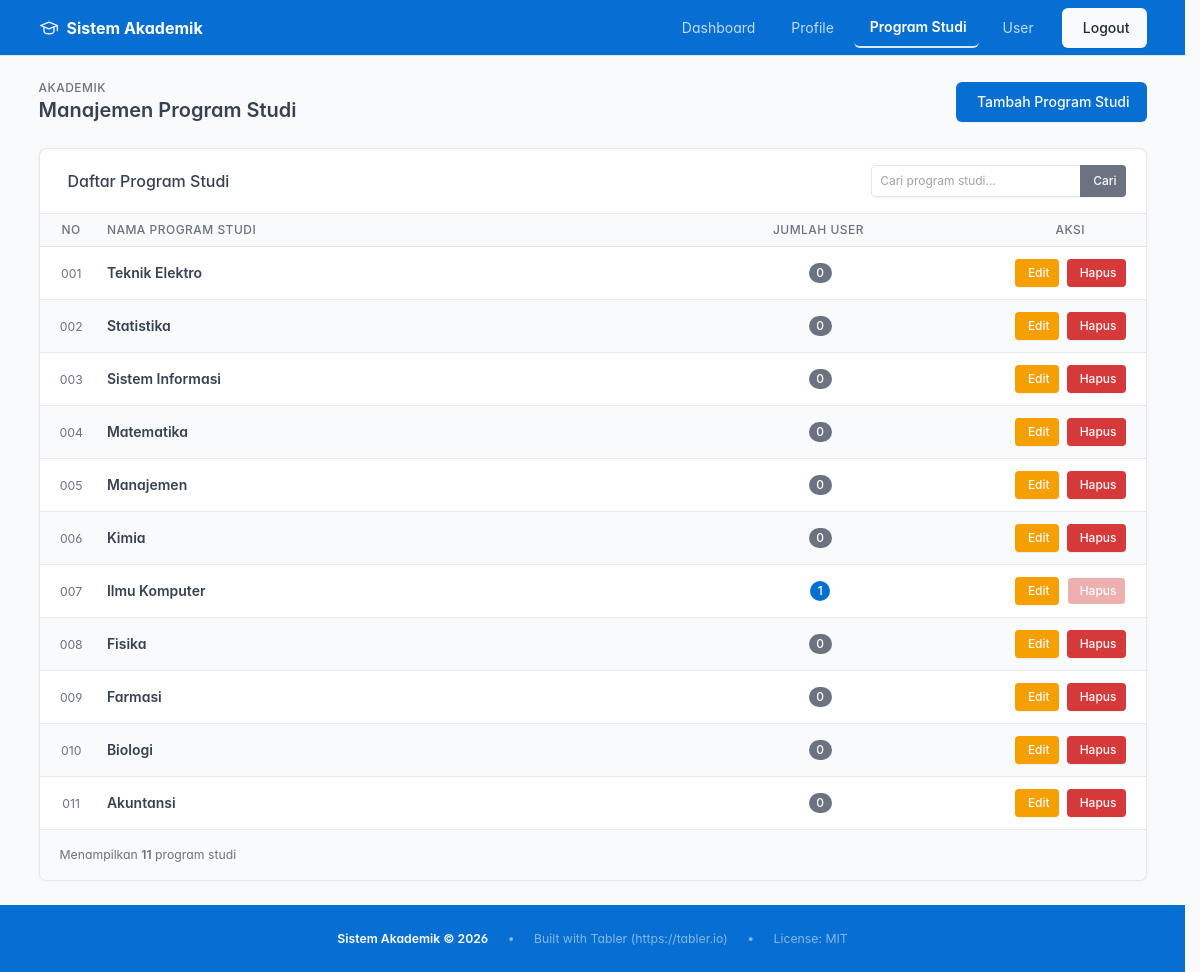
Page /program_studi.php?sort=nama_desc (signed in) on the committed database.
### tables this page shows
CREATE TABLE `prodi_tbl` (
  `prodi_id` int(30) NOT NULL,
  `nama_prodi` varchar(100) NOT NULL
);

### program_studi.php (the view, shortened to what this page needs)
<?php
$pdo = getDBConnection();
$search = trim($_GET['q'] ?? '');
$sort = $_GET['sort'] ?? 'nama_asc';
$orderClause = match ($sort) {
    'nama_desc' => 'p.nama_prodi DESC',
    'jumlah_asc' => 'jumlah_user ASC, p.nama_prodi ASC',
    'jumlah_desc' => 'jumlah_user DESC, p.nama_prodi ASC',
    default => 'p.nama_prodi ASC',
};
if ($search !== '') {
    $stmt = $pdo->prepare("
        SELECT p.prodi_id, p.nama_prodi, COUNT(u.userid) as jumlah_user
        FROM prodi_tbl p
        LEFT JOIN user_tbl u ON p.prodi_id = u.prodi_id
        WHERE p.nama_prodi LIKE ?
        GROUP BY p.prodi_id, p.nama_prodi
        ORDER BY $orderClause
    ");
    $stmt->execute(["%$search%"]);
} else {
    $stmt = $pdo->query("
        SELECT p.prodi_id, p.nama_prodi, COUNT(u.userid) as jumlah_user
        FROM prodi_tbl p
        LEFT JOIN user_tbl u ON p.prodi_id = u.prodi_id
        GROUP BY p.prodi_id, p.nama_prodi
        ORDER BY $orderClause
    ");
}
$prodis = $stmt->fetchAll();
function sortUrl($field, $currentSort, $search)
{
    $dir = ($currentSort === $field . '_asc') ? $field . '_desc' : $field . '_asc';
    $params = ['sort' => $dir];
    return 'program_studi.php?' . http_build_query($params);
}
function sortIcon($field, $currentSort)
{
    if ($currentSort === $field . '_desc')
        return '<i class="ti ti-sort-descending ms-1"></i>';
    return '<i class="ti ti-arrows-sort ms-1 text-muted"></i>';
}
?>
<!DOCTYPE html>
<html lang="id">
<head>
    <link rel="stylesheet" href="css/tabler.min.css">
    <link rel="stylesheet" href="https://cdn.jsdelivr.net/npm/@tabler/icons-webfont@3.0.0/dist/tabler-icons.min.css">
</head>
<body class="antialiased">
    <div class="wrapper">
        <nav class="navbar navbar-dark bg-blue sticky-top d-print-none">
            <div class="container-xl">
                <a href="dashboard.php" class="navbar-brand d-flex align-items-center gap-2">
                    <span class="navbar-brand-text">Sistem Akademik</span>
                </a>
                <div class="d-none d-md-flex ms-auto">
                    <ul class="navbar-nav flex-row align-items-center gap-2">
                        <li class="nav-item"><a class="nav-link text-white" href="dashboard.php">Dashboard</a></li>
                        <li class="nav-item"><a class="nav-link text-white" href="profile.php">Profile</a></li>
                        <li class="nav-item"><a class="nav-link text-white active" href="program_studi.php">Program Studi</a></li>
                        <li class="nav-item"><a class="nav-link text-white" href="user.php">User</a>
                        </li>
                        <li class="nav-item"><a href="logout.php" class="btn btn-light ms-2">Logout</a></li>
                    </ul>
                </div>
            </div>
        </nav>
        <div class="page-wrapper">
            <div class="page-header d-print-none">
                <div class="container-xl">
                    <div class="row g-2 align-items-center">
                        <div class="col">
                            <div class="page-pretitle">Akademik</div>
                            <h2 class="page-title">Manajemen Program Studi</h2>
                        </div>
                        <div class="col-auto">
                            <button class="btn btn-primary" data-bs-toggle="modal" data-bs-target="#addModal">
                                <i class="ti ti-plus me-1"></i>Tambah Program Studi
                            </button>
                        </div>
                    </div>
                </div>
            </div>
            <div class="page-body">
                <div class="container-xl">
                    <div class="card">
                        <div class="card-header d-flex align-items-center justify-content-between flex-wrap gap-2">
                            <h3 class="card-title mb-0"><i class="ti ti-building-community me-2 text-blue"></i>Daftar
                                Program Studi
                            </h3>
                            <form method="GET" action="program_studi.php"
                                class="d-flex align-items-center gap-2 flex-wrap">
                                <div class="input-group input-group-sm" style="min-width:220px">
                                    <input type="text" name="q" class="form-control" placeholder="Cari program studi…"
                                        value="<?= htmlspecialchars($search) ?>">
                                    <button type="submit" class="btn btn-sm btn-secondary px-2">Cari</button>
                                </div>
                            </form>
                        </div>
                        <?php if (empty($prodis)): ?>
                            <div class="card-body">
                                <div class="empty">
                                    <div class="empty-img"><i class="ti ti-inbox" style="font-size:4rem;color:#94a3b8"></i>
                                    </div>
                                    <p class="empty-title">Tidak ada program studi ditemukan</p>
                                    <p class="empty-subtitle text-muted">
                                        <?= $search ? 'Tidak ada hasil untuk &ldquo;<strong>' . htmlspecialchars($search) . '</strong>&rdquo;. Coba kata kunci lain.' : 'Belum ada program studi. Tambahkan yang baru.' ?>
                                    </p>
                                    <?php if ($search): ?>
                                        <div class="empty-action"><a href="program_studi.php" class="btn btn-primary"><i
                                                    class="ti ti-arrow-left me-1"></i>Kembali</a></div>
                                    <?php endif; ?>
                                </div>
                            </div>
                        <?php else: ?>
                            <div class="table-responsive">
                                <table class="table table-vcenter table-hover table-striped card-table">
                                    <thead>
                                        <tr>
                                            <th class="w-1 text-center">No</th>
                                            <th><a href="<?= sortUrl('nama', $sort, $search) ?>">Nama Program
                                                    Studi<?= sortIcon('nama', $sort) ?></a></th>
                                            <th class="text-center"><a
                                                    href="<?= sortUrl('jumlah', $sort, $search) ?>">Jumlah
                                                    User<?= sortIcon('jumlah', $sort) ?></a></th>
                                            <th class="w-1 text-center">Aksi</th>
                                        </tr>
                                    </thead>
                                    <tbody>
                                        <?php foreach ($prodis as $index => $prodi):
                                            $count = (int) $prodi['jumlah_user'];
                                            $color = ($count === 0) ? 'secondary' : 'blue';
                                            ?>
                                            <tr>
                                                <td class="text-center text-muted">
                                                    <small><?= str_pad($index + 1, 3, '0', STR_PAD_LEFT) ?></small>
                                                </td>
                                                <td><strong><?= htmlspecialchars($prodi['nama_prodi']) ?></strong></td>
                                                <td class="text-center"><span
                                                        class="badge rounded-pill bg-<?= $color ?> text-white"><?= $count ?></span>
                                                </td>
                                                <td class="text-center">
                                                    <div class="btn-list flex-nowrap justify-content-center">
                                                        <button class="btn btn-sm btn-warning" data-bs-toggle="modal"
                                                            data-bs-target="#editModal"
                                                            onclick="setEditData(<?= $prodi['prodi_id'] ?>, '<?= htmlspecialchars(addslashes($prodi['nama_prodi'])) ?>')">
                                                            <i class="ti ti-edit me-1"></i>Edit
                                                        </button>
                                                        <button class="btn btn-sm btn-danger" <?= ($count > 0) ? 'disabled' : '' ?>
                                                            onclick="konfirmHapus(<?= $prodi['prodi_id'] ?>, '<?= htmlspecialchars(addslashes($prodi['nama_prodi'])) ?>')">
                                                            <i class="ti ti-trash me-1"></i>Hapus
                                                        </button>
                                                    </div>
                                                </td>
                                            </tr>
                                        <?php endforeach; ?>
                                    </tbody>
                                </table>
                            </div>
                            <div class="card-footer d-flex align-items-center justify-content-between">
                                <p class="m-0 text-muted small">
                                    Menampilkan <strong><?= count($prodis) ?></strong> program studi
                                </p>
                            </div>
                        <?php endif; ?>
                    </div>
                </div>
            </div>
            <footer class="footer d-print-none bg-blue text-white border-top border-blue py-2"
                style="min-height:auto;margin-top:auto;">
                <div class="container-xl d-flex align-items-center justify-content-center" style="min-height:50px;">
                    <div class="text-center small">
                        <span class="text-white fw-semibold">Sistem Akademik &copy; 2026</span>
                        <span class="text-white-50 ms-3 me-3">•</span>
                        <span class="text-white-50">Built with Tabler (https://tabler.io)</span>
                        <span class="text-white-50 ms-3 me-3">•</span>
                        <span class="text-white-50">License: MIT</span>
                    </div>
                </div>
            </footer>
        </div>
    </div>
</body>
</html>

### program_studi.php (style rules this page uses)
html, body { height: 100%; margin: 0; }
html { scrollbar-gutter: stable; }
@media (min-width: 992px) { :root { margin-left: 0 !important; margin-right: 0 !important; } }
.wrapper { display: flex; flex-direction: column; min-height: 100vh; }
.page-wrapper { flex: 1; }
.navbar-brand-text { font-weight: 700; font-size: 1rem; }
.navbar-nav .nav-link { color: rgba(255, 255, 255, 0.75) !important; transition: color .2s; padding: 0.5rem 0.75rem; }
.navbar-nav .nav-link.active { color: #fff !important; font-weight: 600; border-bottom: 2px solid rgba(255, 255, 255, 0.85); }
th a { color: inherit; text-decoration: none; white-space: nowrap; }

### rows in the picture
prodi_tbl: index "001", nama_prodi "Teknik Elektro", count "0"
prodi_tbl: index "002", nama_prodi "Statistika", count "0"
prodi_tbl: index "003", nama_prodi "Sistem Informasi", count "0"
prodi_tbl: index "004", nama_prodi "Matematika", count "0"
prodi_tbl: index "005", nama_prodi "Manajemen", count "0"
prodi_tbl: index "006", nama_prodi "Kimia", count "0"
prodi_tbl: index "007", nama_prodi "Ilmu Komputer", count "1"
prodi_tbl: index "008", nama_prodi "Fisika", count "0"
prodi_tbl: index "009", nama_prodi "Farmasi", count "0"
prodi_tbl: index "010", nama_prodi "Biologi", count "0"
prodi_tbl: index "011", nama_prodi "Akuntansi", count "0"

### other values in the picture
count($prodis) "11"
